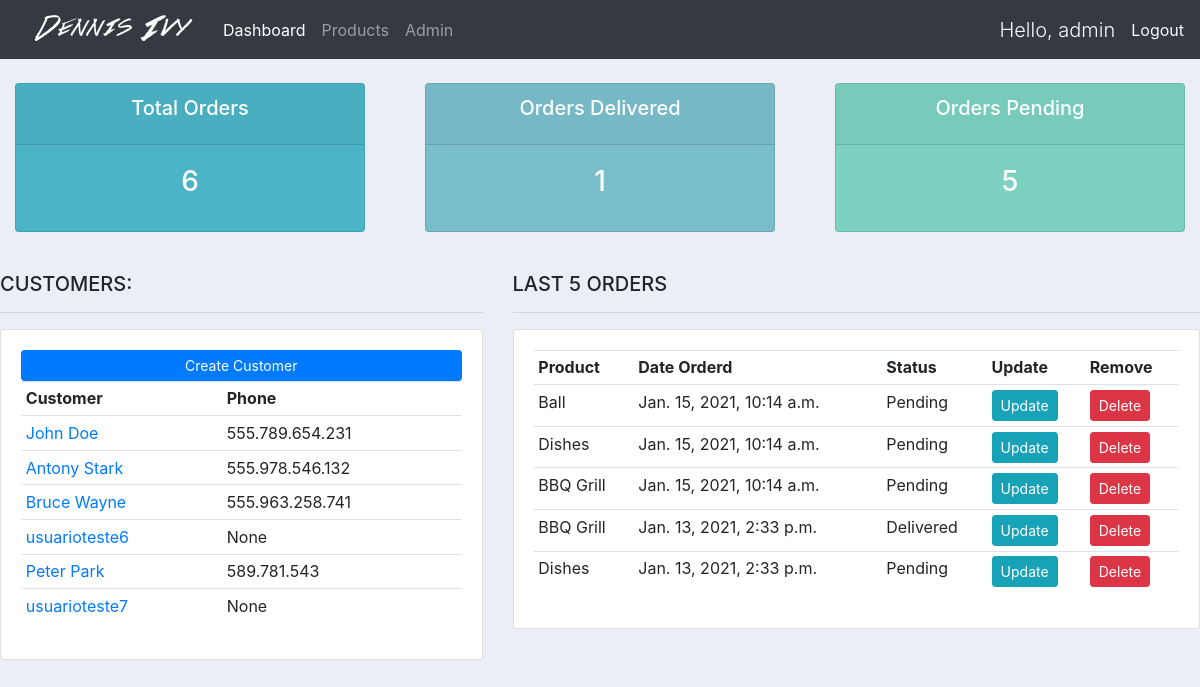
The app's page / (signed in) with its own data.
### accounts/models/customer.py (models this page shows)
class Customer(models.Model):
    user = models.OneToOneField(User, null=True, on_delete=models.CASCADE)
    name = models.CharField(max_length=200, null=True)
    phone = models.CharField(max_length=20, null=True)
    email = models.CharField(max_length=50, null=True)
    profile_picture = models.ImageField(
        default="profile_photo.png", null=True, blank=True
    )
    date_created = models.DateTimeField(auto_now_add=True)
    def __str__(self):
        return self.name

### accounts/models/order.py (models this page shows, shortened)
class Order(models.Model):
    STATUS = (
        ('Pending', 'Pending'),
        ('Out of delivery', 'Out of delivery'),
        ('Delivered', 'Delivered'),
    )
    status = models.CharField(max_length=25, null=True, choices=STATUS)
    customer = models.ForeignKey(Customer, on_delete=models.SET_NULL, null=True)
    product = models.ForeignKey(Product, on_delete=models.SET_NULL, null=True)
    notes = models.CharField(max_length=200, null=True, blank=True)
    date_created = models.DateTimeField(auto_now_add=True, null=True)

### accounts/models/product.py (models this page shows)
class Product(models.Model):
    CATEGORIES = (
        ('Indoor', 'Indoor'),
        ('Out Door', 'Out Door'),
    )
    name = models.CharField(max_length=200, null=True)
    price = models.FloatField(null=True)
    category = models.CharField(max_length=200, null=True, choices=CATEGORIES)
    description = models.CharField(max_length=200, null=True, blank=True)
    tag = models.ManyToManyField(Tag)
    date_created = models.DateTimeField(auto_now_add=True, null=True)
    def __str__(self):
        return self.name

### accounts/decorators.py (the view)
    def wrapper_method(request, *args, **kwargs):
        user_groups = request.user.groups
        user_group_name = ''
        redirect_for = {
            'admin': view_method(request, *args, **kwargs),
            'customer': redirect('user_page'),
        }
        if user_groups.exists():
            user_group_name = user_groups.all()[0].name
        return redirect_for[user_group_name]

### accounts/templatetags/helpers.py (called while the page is built)
@register.simple_tag
def is_link_active(request, url):
    return 'active' if request.path == url else ''

### accounts/views.py (called while the page is built)
@login_required(login_url='login')
@admin_only
def dashboard(request):
    print('entrou no método')
    customers = Customer.objects.all()
    orders = Order.objects.all()
    total_orders = orders.count()
    total_pending_orders = orders.filter(status='Pending').count()
    total_delivered_orders = orders.filter(status='Delivered').count()
    context = {
        'customers': customers,
        'orders': orders.order_by('-date_created')[:5],
        'total_orders': total_orders,
        'total_pending_orders': total_pending_orders,
        'total_delivered_orders': total_delivered_orders,
    }
    return render(request, 'pages/dashboard.html', context)

### accounts/templates/pages/dashboard.html (shortened to what this page needs)
{% extends 'base.html' %}
{% block content %}
{% include 'partials/_status.html' %}
<br>
<div class="row">
    <div class="col-md-5">
        <h5>CUSTOMERS:</h5>
        <hr>
        <div class="card card-body">
            <a
                href=""
                class="btn btn-primary  btn-sm btn-block"
            >Create Customer</a>
            <table class="table table-sm">
                <tr>
                    <th>Customer</th>
                    <th>Phone</th>
                </tr>
                {% for customer in customers %}
                <tr>
                    <td><a href="{% url 'customer' customer.id %}">{{customer}}</a></td>
                    <td>{{customer.phone}}</td>
                </tr>
                {% endfor %}
            </table>
        </div>
    </div>
    <div class="col-md-7">
        <h5>LAST 5 ORDERS</h5>
        <hr>
        <div class="card card-body">
            <table class="table table-sm">
                <tr>
                    <th>Product</th>
                    <th>Date Orderd</th>
                    <th>Status</th>
                    <th>Update</th>
                    <th>Remove</th>
                </tr>
                {% for order in orders %}
                <tr>
                    <td>{{order.product}}</td>
                    <td>{{order.date_created}}</td>
                    <td>{{order.status}}</td>
                    <td>
                        <a
                            href="{% url 'update_order' order.id %}"
                            class="btn btn-sm btn-info"
                        >Update</a>
                    </td>
                    <td>
                        <a
                            href="{% url 'delete_order' order.id %}"
                            class="btn btn-sm btn-danger"
                        >Delete</a>
                    </td>
                </tr>
                {% endfor %}
            </table>
        </div>
    </div>
</div>
{% endblock content %}

### accounts/templates/partials/_navbar.html (shortened to what this page needs)
{% load static %}
{% load helpers %}
{% url 'dashboard' as dashboard_url %}
{% url 'products' as products_url %}
<nav class="navbar navbar-expand-lg navbar-dark bg-dark">
    <a href="{% url 'dashboard' %}">
        <img src="{% static 'images/logo.png' %}" alt="imagem escrito Dennis Ivy com uma fonte diferente">
    </a>
    <div class="collapse navbar-collapse" id="navbarNav">
      <ul class="navbar-nav">
        {% if request.user.is_staff %}
        <li class="nav-item {% is_link_active request dashboard_url %}">
            <a class="nav-link" href="{% url 'dashboard' %}">Dashboard</a>
        </li>
        <li class="nav-item {% is_link_active request products_url %}">
            <a class="nav-link" href="{% url 'products' %}">Products</a>
        </li>
        <li class="nav-item">
            <a class="nav-link" href="/admin" target="_blank">Admin</a>
        </li>
        {% endif %}
      </ul>
    </div>
    <span class="text-light lead">Hello, {{request.user}}</span>
    <a href="{% url 'logout' %}" class="ml-3 text-light">Logout</a>
</nav>

### static/css/main.css (style rules this page uses)
body { background-color: #ebeff5; }

### records on screen
Customer: name "John Doe", phone "555.789.654.231"
Customer: name "Antony Stark", phone "555.978.546.132"
Customer: name "Bruce Wayne", phone "555.963.258.741"
Customer: name "usuarioteste6", phone "None"
Customer: name "Peter Park", phone "589.781.543"
Customer: name "usuarioteste7", phone "None"
Order: product "Ball", date_created "Jan. 15, 2021, 10:14 a.m.", status "Pending"
Order: product "Dishes", date_created "Jan. 15, 2021, 10:14 a.m.", status "Pending"
Order: product "BBQ Grill", date_created "Jan. 15, 2021, 10:14 a.m.", status "Pending"
Order: product "BBQ Grill", date_created "Jan. 13, 2021, 2:33 p.m.", status "Delivered"
Order: product "Dishes", date_created "Jan. 13, 2021, 2:33 p.m.", status "Pending"

### other values on screen
{{ request.user }} "admin"
{{ total_orders }} "6"
{{ total_delivered_orders }} "1"
{{ total_pending_orders }} "5"
